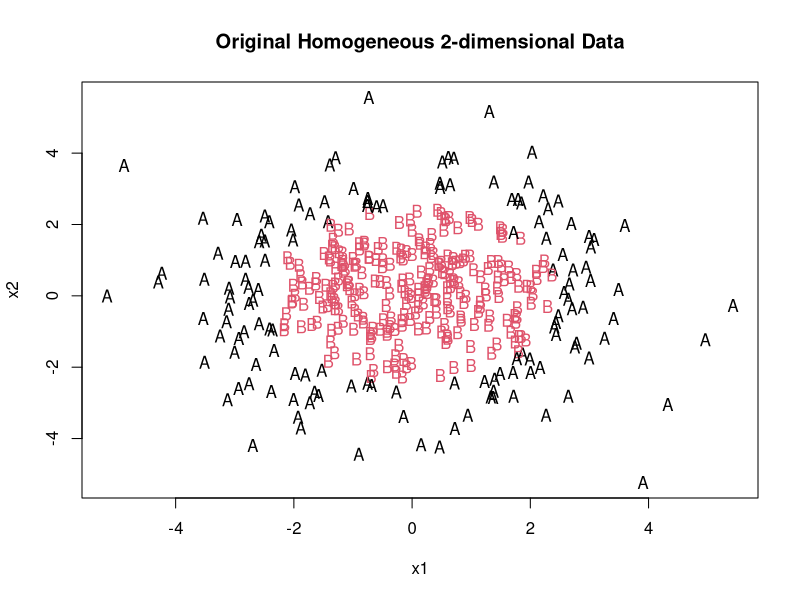
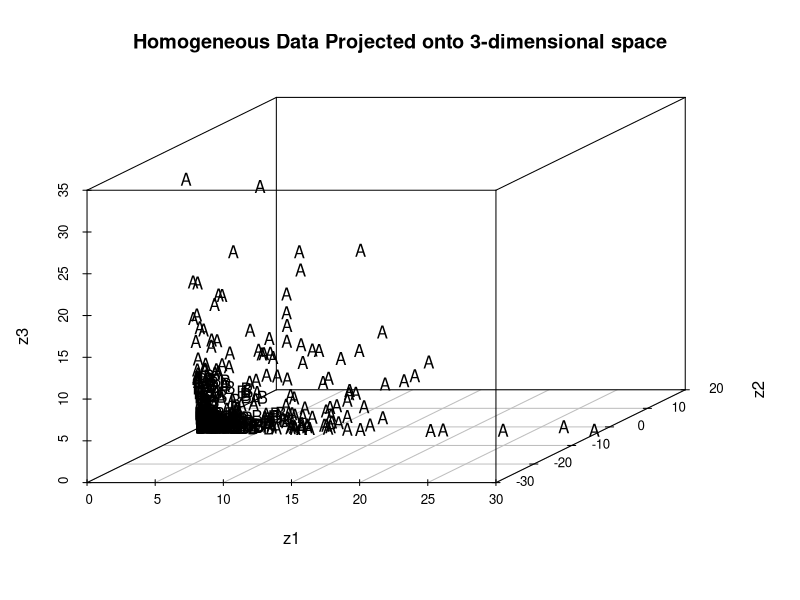
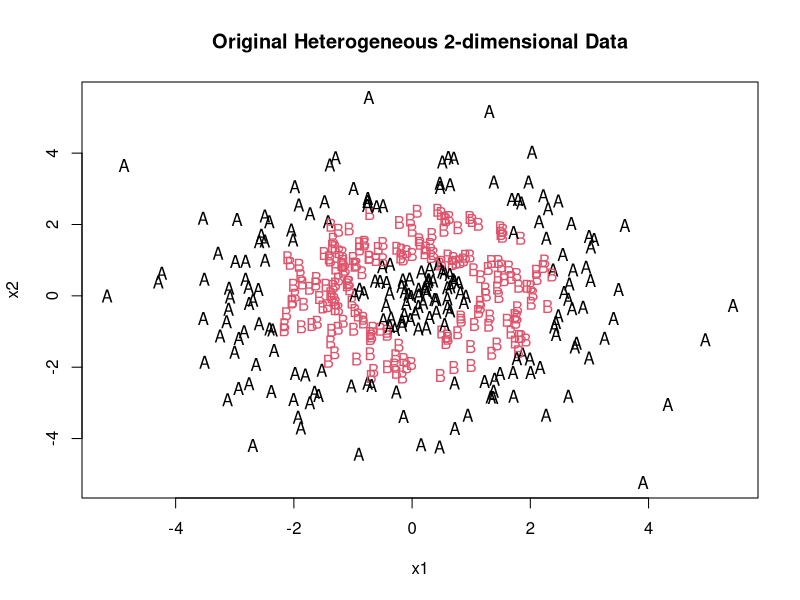
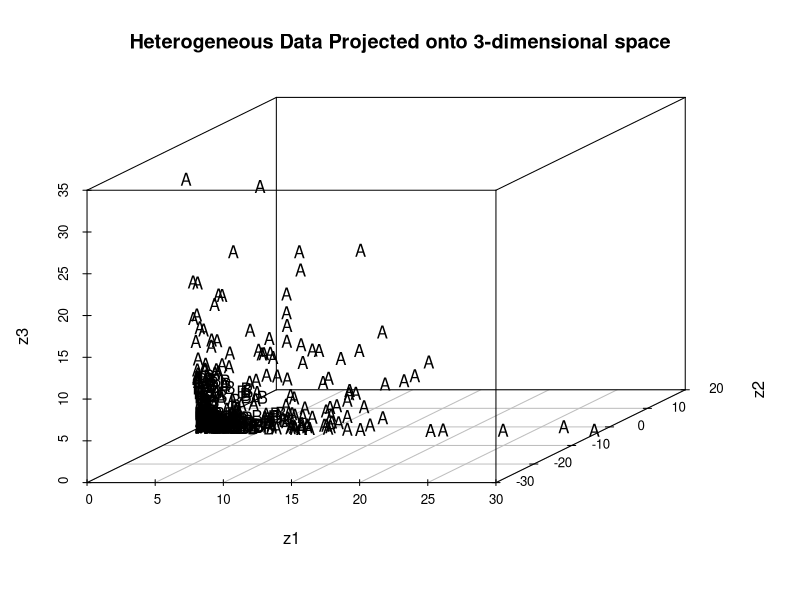

Here is the R script that generated these plots, in order:
#
#   Demonstration of the benefits of kernels
#     Artificial and Real life examples
#
#       (c) Ernest Fokoue, Spring 2010
#
#            source('doughnuts.R')


library(MASS)
library(kernlab)
library(scatterplot3d)

graphics.off()

n <- 400   # Sample size
m <- 75    # Number of replications
homogeneous   <- matrix(0, ncol=5, nrow=m)
heterogeneous <- matrix(0, ncol=5, nrow=m)

#
#                      Part I
#
#   Observations are homogeneous within their class
#   Despite apparent difficulty in 2-D QDA does wonders
#     Because there is only one matrix per lass
# The differences in performance are not substantial
#
#

# Run a total of m replications and compute error each time

  for(r in 1:m)
  {
    x <-  mvrnorm(n, c(0,0),matrix(c(3,0,0,3),2,2))
    y <- (x[,1]^2+x[,2]^2)<=6
    y <- as.numeric(y)
    y <- factor(y)

    conf.homogene.raw<-table(predict(qda(x,y), x)$class, y)
    accuracy.homogene.raw <- sum(diag(conf.homogene.raw))/n
    homogeneous[r, 1] <- accuracy.homogene.raw    

    z1<- x[,1]^2
    z2<- sqrt(2)*x[,1]*x[,2]
    z3<- x[,2]^2
    Z<- data.frame(z1,z2,z3)

    if (r == 1)
    {     
      x11()
      plot(x,col=y, xlab='x1', ylab='x2', pch=LETTERS[y],
      main='Original Homogeneous 2-dimensional Data')
      x11()
      scatterplot3d(z1,z2,z3, pch=LETTERS[y],
      main='Homogeneous Data Projected onto 3-dimensional space')
    }
    
    # Quadractic discrimination on homogeneous projected 

    conf.homogene.projected<-table(predict(qda(Z,y), Z)$class, y)
    accuracy.homogene.projected <- sum(diag(conf.homogene.projected))/n
    homogeneous[r, 2] <- accuracy.homogene.projected
    
    # Support Vector Machines

    conf.homogene.svm<-table(predict(ksvm(y~x, kernel='rbfdot'), x), y)
    accuracy.homogene.svm <- sum(diag(conf.homogene.svm))/n
    homogeneous[r, 3] <- accuracy.homogene.svm

    # Logistic regression

    xy<-data.frame(y,x)
    conf.homogene.logistic<-table(predict(glm(y~., data=xy,family='binomial'), 
    data.frame(xy[,-1]), type='response')>0.5, xy[,1])
    accuracy.homogene.logistic <- sum(diag(conf.homogene.logistic))/n
    homogeneous[r, 4] <- accuracy.homogene.logistic
  
    # Logistic regression projected

    xy<-data.frame(y,Z)
    conf.homogene.logistic.projected<-table(predict(glm(y~., data=xy,family='binomial'), 
    data.frame(xy[,-1]), type='response')>0.5, xy[,1])
    accuracy.homogene.logistic.projected <- sum(diag(conf.homogene.logistic.projected))/n
    homogeneous[r, 5] <- accuracy.homogene.logistic.projected

# Save this homogeneous data

  XY <- data.frame(x,y)
  write.table(XY, file='doughnuts-easy.csv', sep=',', row.names=F)   

#
#                      Part II
#
#   Observations are nonhomogeneous within their class
#   QDA cannot do well anymore, Kernels are badly needed
#           Support Vector Machine Wins Big
#

# Mess up the second class with guys who used to belong to the first


    rm(y)          # Remove the previous class labels

    center <- (x[,1]^2+x[,2]^2)<=1 
    y <- (x[,1]^2+x[,2]^2)<=6
    y <- as.numeric(y)
    y[center] <- 0
    y <- factor(y)

    conf.heterogene.raw<-table(predict(qda(x,y), x)$class, y)
    accuracy.heterogene.raw <- sum(diag(conf.heterogene.raw))/n
    heterogeneous[r, 1] <- accuracy.heterogene.raw    

    z1<- x[,1]^2
    z2<- sqrt(2)*x[,1]*x[,2]
    z3<- x[,2]^2
    Z<- data.frame(z1,z2,z3)

    if (r == 1)
    {     
      x11()
      plot(x,col=y, xlab='x1', ylab='x2', pch=LETTERS[y],
      main='Original Heterogeneous 2-dimensional Data')
      x11()
      scatterplot3d(z1,z2,z3, pch=LETTERS[y],
      main='Heterogeneous Data Projected onto 3-dimensional space')
    }
    
    # Quadractic discrimination on homogeneous projected 

    conf.heterogene.projected<-table(predict(qda(Z,y), Z)$class, y)
    accuracy.heterogene.projected <- sum(diag(conf.heterogene.projected))/n
    heterogeneous[r, 2] <- accuracy.heterogene.projected

       
    # Support Vector Machines

    conf.heterogene.svm<-table(predict(ksvm(y~x, kernel='rbfdot'), x), y)
    accuracy.heterogene.svm <- sum(diag(conf.heterogene.svm))/n
    heterogeneous[r, 3] <- accuracy.heterogene.svm

    # Logistic regression

    xy<-data.frame(y,x)
    conf.heterogene.logistic<-table(predict(glm(y~., data=xy,family='binomial'), 
    data.frame(xy[,-1]), type='response')>0.5, xy[,1])
    accuracy.heterogene.logistic <- sum(diag(conf.heterogene.logistic))/n
    heterogeneous[r, 4] <- accuracy.heterogene.logistic

    # Logistic regression projected

    xy<-data.frame(y,Z)
    conf.heterogene.logistic.projected<-table(predict(glm(y~., data=xy,family='binomial'), 
    data.frame(xy[,-1]), type='response')>0.5, xy[,1])
    accuracy.heterogene.logistic.projected <- sum(diag(conf.heterogene.logistic.projected))/n
    heterogeneous[r, 5] <- accuracy.heterogene.logistic.projected    

  }

# Let's summarize our findings and display them
  
  cat(rep('\n',126))
  dough<-rbind(colMeans(homogeneous), colMeans(heterogeneous))
  dough<- data.frame(dough)
  rownames(dough)<- c('Homogeneous','Heterogeneous')
  colnames(dough)<- c('QDA-raw', 'QDA-projected',  'SVM-Raw', 'Logistic-Raw','Logistic-Projected')
  print(dough)

# 
  XY <- data.frame(x,y)
  write.table(XY, file='doughnuts.csv', sep=',', row.names=F)   
